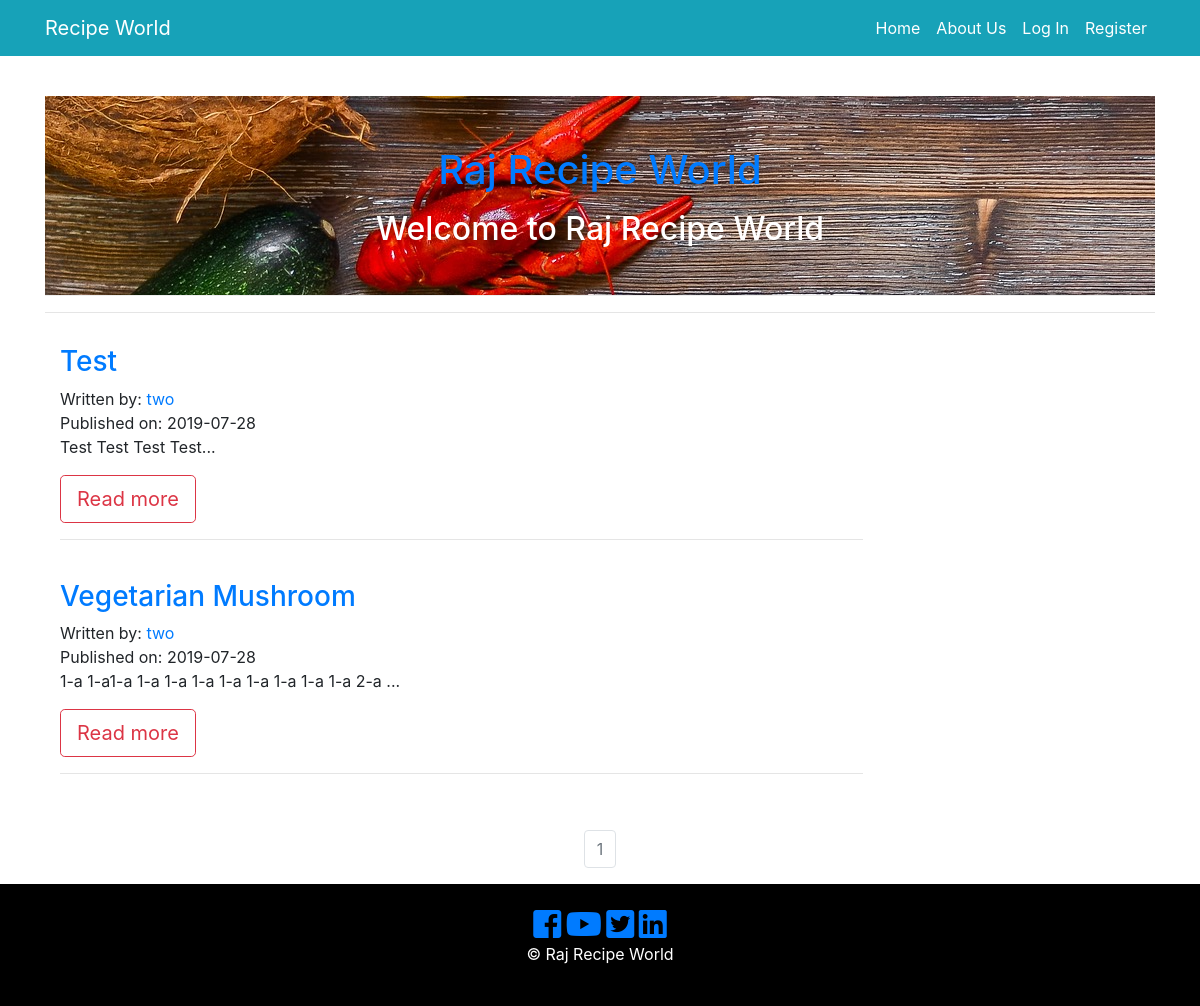
The page / on the database its author committed.
### recipe_app/models.py (models this page shows, shortened)
class RecipePost(db.Model):
    users = db.relationship(User)
    id = db.Column(db.Integer, primary_key=True)
    user_id = db.Column(db.Integer, db.ForeignKey('users.id'), nullable=False)
    date = db.Column(db.DateTime, nullable=False, default=datetime.utcnow)
    recipe_image = db.Column(db.String(128), default=None, nullable=True)
    recipe_name = db.Column(db.String(164), nullable=False)
    course = db.Column(db.String(164), nullable=False)
    food_category = db.Column(db.String(164), nullable=False)
    cuisine = db.Column(db.String(164), nullable=False)
    prep_time = db.Column(db.String(164), nullable=False)
    cook_time = db.Column(db.String(164), nullable=False)
    allergens = db.Column(db.String(164), nullable=False)
    serving = db.Column(db.String(164), nullable=False)
    ingredients = db.Column(db.Text, nullable=False)
    recipe_description = db.Column(db.Text, nullable=False)

class User(db.Model, UserMixin):
     __tablename__ = 'users'
     id = db.Column(db.Integer, primary_key = True)
     picture = db.Column(db.String(128), default='default_profile.png', nullable=False)
     email = db.Column(db.String(64), unique=True, index=True)
     username = db.Column(db.String(64), unique=True, index=True)
     password_hash = db.Column(db.String(128))
     recipe = db.relationship('RecipePost', backref='author', lazy=True)

### recipe_app/core/views.py (the view)
@core.route('/')
def index():
    page = request.args.get('page', 1, type=int)
    all_recipies_posts = RecipePost.query.order_by(RecipePost.date.desc()).paginate(page=page, per_page=10)
    return render_template('index.html', all_recipies_posts = all_recipies_posts)

### recipe_app/templates/index.html (shortened to what this page needs)
{% extends "base.html" %}
{% block content %}
<header id="page-header">
    <div class="container">
      <div class="row">
        <div class="col-md-12 m-auto text-center">
          <h1 class = "text-primary"> Raj Recipe World </h1>
          <p> <h2 class = "text-secondar"> Welcome to Raj Recipe World </h2> </p>
        </div>
      </div>
    </div>
  </header>
  <hr>
<section id="info" class="py-3">
  <div class="container">
    {% for recipe in all_recipies_posts.items %}
    <div class="row">
      <div class="col-md-9 align-self-center">
        <h3> <a href="{{ url_for('recipe_posts.recipe_post', recipe_post_id=recipe.id) }}">{{ recipe.recipe_name }}</a> </h3>
          <p>
            Written by: <a href="{{ url_for('users.user_recipies', username = recipe.author.username) }}">{{ recipe.author.username }}</a>
            <br/>
            Published on: {{ recipe.date.strftime('%Y-%m-%d') }}
            <br/>
            {{ recipe.recipe_description[:100] }}...
            </p>
              <a href="{{ url_for('recipe_posts.recipe_post', recipe_post_id=recipe.id) }}" class="btn btn-outline-danger btn-lg">Read more</a>
              <hr>
               <br/>
          </div>
            <div class="col-md-3">
             </div>
           </div>
           {% endfor %}
         </div>
       </section>
<nav aria-label="Page navigation example">
  <ul class="pagination justify-content-center">
    {% for page_num in all_recipies_posts.iter_pages(left_edge=1, right_edge=1, left_current=1, right_current=2) %}
            {% if all_recipies_posts.page == page_num %}
              <li class="page-item disabled">
                <a class="page-link" href="{{ url_for('core.index', page=page_num) }}">{{ page_num }}</a>
              </li>
            {% else %}
              <li class="page-item">
                <a class="page-link" href="{{ url_for('core.index', page=page_num) }}">{{ page_num }}</a>
              </li>
            {% endif %}
    {% endfor %}
  </ul>
</nav>
{% endblock %}

### recipe_app/templates/base.html (shortened to what this page needs)
<!DOCTYPE html>
<html>
  <head>
      <link rel="stylesheet" href="https://stackpath.bootstrapcdn.com/bootstrap/4.3.1/css/bootstrap.min.css">
      <link type="text/css" rel="stylesheet" href="{{ url_for('static', filename='css/master.css') }}"/>
      <link rel="stylesheet" href="https://use.fontawesome.com/releases/v5.3.1/css/all.css"
>
  </head>
<body>
  <header class="py-5" >
<nav class="navbar navbar-expand-sm navbar-dark bg-info fixed-top ">
    <div class="container">
      <a href="{{ url_for('core.index') }}" target="_blank" class="navbar-brand">Recipe World</a>
      <div class="collapse navbar-collapse" id="navbarCollapse">
         <ul class="navbar-nav ml-auto">
            <li class="nav-item active">
              <a class="nav-link text-white" href="{{ url_for('core.index') }}">Home</a>
            </li>
            <li class="nav-item">
              <a class="nav-link text-white" href="{{ url_for('core.info') }}">About Us</a>
            </li>
            {% if current_user.is_authenticated %}
            <li class="nav-item">
                <a class="nav-link text-white" href="{{ url_for('users.logout') }}">Log Out</a>
            </li>
            <li class="nav-item">
                <a class="nav-link text-white" href="{{ url_for('users.account') }}">Account</a>
            </li>
            <li class="nav-item">
                <a class="nav-link text-white" href="{{ url_for('recipe_posts.create_recipe') }}">Add Recipe</a>
            </li>
             <li class="nav-item">
                <a class="nav-link text-white" href="{{ url_for('users.user_recipies' , username=current_user.username) }}">{{ current_user }}</a>
              </li>
              {% else %}
              <li class="nav-item">
                  <a class="nav-link text-white" href="{{ url_for('users.login') }}"> Log In </a>
              </li>
              <li class="nav-item">
                  <a class="nav-link text-white" href="{{ url_for('users.register') }}"> Register </a>
              </li>
              {% endif %}
    </ul>
    </div>
   </div>
  </nav>
 </header>
<div class="container">
  {% block content %}
  {% endblock %}
</div>
         <footer id="main-footer" class="text-center p-4">
          <div class="container">
              <div class="row">
                <div class="col">
                    <a href="#"> <i class="fab fa-facebook-square fa-2x"> </i> </a>
                    <a href="#"> <i class="fab fa-youtube fa-2x"> </i> </a>
                    <a href="#"> <i class="fab fa-twitter-square fa-2x"></i> </a>
                    <a href="#"> <i class="fab fa-linkedin fa-2x"></i> </a>
                  <p> &copy;
                     Raj Recipe World </p>
                </div>
              </div>
            </div>
          </footer>
  </body>
</html>

### recipe_app/static/css/master.css (style rules this page uses)
#page-header { height: 200px; background: url('../img/food1.jpg'); background-position: 0 -360px; background-attachment: fixed; color: #fff; border-bottom: 1px #eee solid; padding-top: 50px; }
#main-footer { background: #000; color: #fff; }

### rows shown on the page
RecipePost: recipe_name "Test", author.username "two", date "2019-07-28", recipe_description "Test Test Test Test"
RecipePost: recipe_name "Vegetarian Mushroom", author.username "two", date "2019-07-28", recipe_description "1-a 1-a1-a 1-a 1-a 1-a 1-a 1-a 1-a 1-a 1-a 2-a"

### other values the page prints
{{ page_num }} "1"
